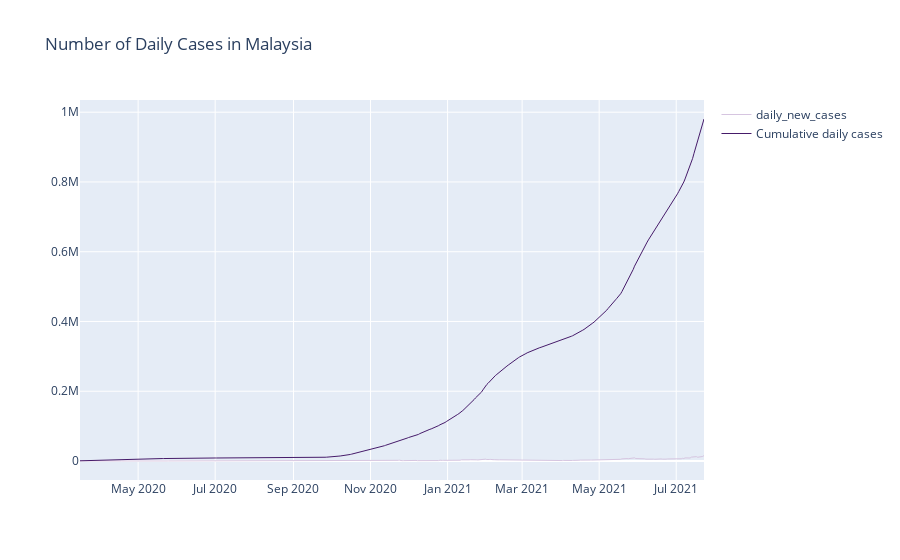

The notebook cell this image was saved under:
### Code cell
cases['cumulative_cases'] = cases['cases_new'].cumsum()

fig = go.Figure()
# Create and style traces
fig.add_trace(go.Scatter(x=cases.date, y= cases.cases_new, name = 'daily_new_cases', \
    line = dict(color='#D6C5E0', width = 1)))
fig.add_trace(go.Scatter(x=cases.date, y= cases.cumulative_cases, name = 'Cumulative daily cases', 
                         line=dict(color='#461B6A', width=1)))
fig.update_layout(title ='Number of Daily Cases in Malaysia')
fig.show()

### Figure 1 — Plotly figure (JSON) as saved in the notebook; plotly's stock layout.template omitted (floating-point values rounded to 4 significant figures; data arrays with more than 128 entries replaced by an {"elided": "..."} marker saying what was removed)
{"data": [{"line": {"color": "#D6C5E0", "width": 1}, "name": "daily_new_cases", "type": "scatter", "x": {"elided": "495 str values"}, "y": {"elided": "495 int values"}}, {"line": {"color": "#461B6A", "width": 1}, "name": "Cumulative daily cases", "type": "scatter", "x": {"elided": "495 str values"}, "y": {"elided": "495 int values"}}], "layout": {"title": {"text": "Number of Daily Cases in Malaysia"}}}
